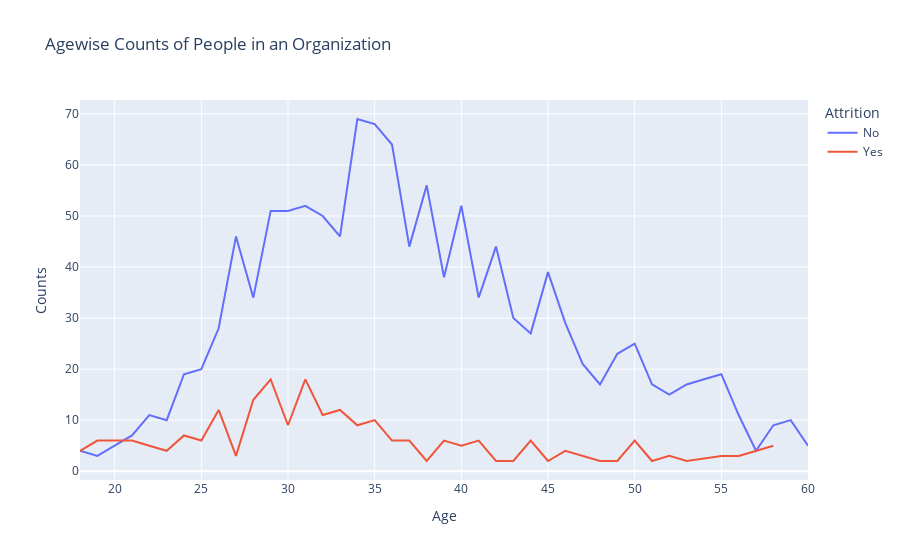

Here is the notebook cell this chart was saved with:
### Markdown cell above
Analysis

### Code cell
age_att=data.groupby(['Age','Attrition']).apply(lambda x:x['DailyRate'].count()).reset_index(name='Counts')
px.line(age_att,x='Age',y='Counts',color='Attrition',title='Agewise Counts of People in an Organization')

### Figure 1 — Plotly figure (JSON) as saved in the notebook; plotly's stock layout.template omitted (floating-point values rounded to 4 significant figures)
{"data": [{"hovertemplate": "Attrition=No<br>Age=%{x}<br>Counts=%{y}<extra></extra>", "legendgroup": "No", "line": {"color": "#636efa", "dash": "solid"}, "marker": {"symbol": "circle"}, "mode": "lines", "name": "No", "orientation": "v", "showlegend": true, "type": "scatter", "x": [18, 19, 20, 21, 22, 23, 24, 25, 26, 27, 28, 29, 30, 31, 32, 33, 34, 35, 36, 37, 38, 39, 40, 41, 42, 43, 44, 45, 46, 47, 48, 49, 50, 51, 52, 53, 54, 55, 56, 57, 58, 59, 60], "xaxis": "x", "y": [4, 3, 5, 7, 11, 10, 19, 20, 28, 46, 34, 51, 51, 52, 50, 46, 69, 68, 64, 44, 56, 38, 52, 34, 44, 30, 27, 39, 29, 21, 17, 23, 25, 17, 15, 17, 18, 19, 11, 4, 9, 10, 5], "yaxis": "y"}, {"hovertemplate": "Attrition=Yes<br>Age=%{x}<br>Counts=%{y}<extra></extra>", "legendgroup": "Yes", "line": {"color": "#EF553B", "dash": "solid"}, "marker": {"symbol": "circle"}, "mode": "lines", "name": "Yes", "orientation": "v", "showlegend": true, "type": "scatter", "x": [18, 19, 20, 21, 22, 23, 24, 25, 26, 27, 28, 29, 30, 31, 32, 33, 34, 35, 36, 37, 38, 39, 40, 41, 42, 43, 44, 45, 46, 47, 48, 49, 50, 51, 52, 53, 55, 56, 58], "xaxis": "x", "y": [4, 6, 6, 6, 5, 4, 7, 6, 12, 3, 14, 18, 9, 18, 11, 12, 9, 10, 6, 6, 2, 6, 5, 6, 2, 2, 6, 2, 4, 3, 2, 2, 6, 2, 3, 2, 3, 3, 5], "yaxis": "y"}], "layout": {"legend": {"title": {"text": "Attrition"}, "tracegroupgap": 0}, "title": {"text": "Agewise Counts of People in an Organization"}, "xaxis": {"anchor": "y", "domain": [0, 1], "title": {"text": "Age"}}, "yaxis": {"anchor": "x", "domain": [0, 1], "title": {"text": "Counts"}}}}
